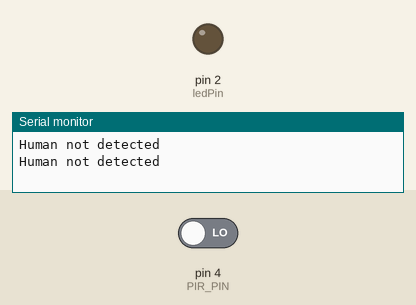
This sketch was run on a simulated Arduino Uno, built with avr-gcc and run on an emulated ATmega328P. Shown: output pins drawn as LEDs (lit = HIGH), the last lines printed to the serial monitor. The test bench sets the inputs (shaded band); at power-on: pin 4 (PIR_PIN) LOW.

Above: at 2.7 s.
2.8 s: pin 4 (PIR_PIN) driven HIGH
At 5.9 s:
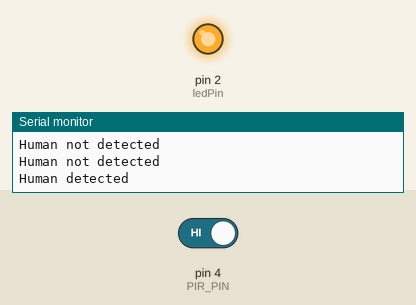
6.2 s: pin 4 (PIR_PIN) driven LOW
At 8.5 s:
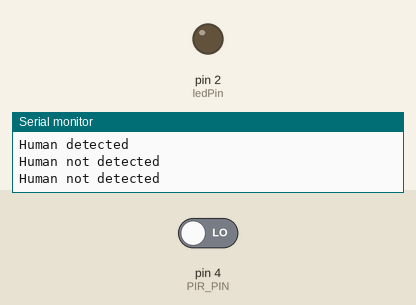
Timing chart, 0 to 10.0 s (numbered marks = the images above; inputs shaded):
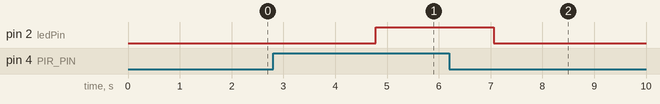

The sketch:

IntegrationTest_One.ino
```cpp
#define PIR_PIN 4
const int ledPin = 2;

bool pir;

void setup()
{
    Serial.begin(9600);
    delay(1500);
    pinMode(PIR_PIN, INPUT);
    pinMode(ledPin, OUTPUT);
}

void loop()
{
    pir_sensor_getdata();
}

void pir_sensor_getdata()
{
    pir = digitalRead(PIR_PIN);
    if (pir == HIGH)
    {
        Serial.println("Human detected");
        for (int brightness = 0; brightness <= 255; brightness++)
        {
            analogWrite(ledPin, brightness);
            delay(10);
        }

        delay(1000);
    }
    else
    {
        Serial.println("Human not detected");
        analogWrite(ledPin, 0);
        delay(1000);
    }
}
```

Measured:
- after the input at 2.8 s, pin 2 (ledPin): LOW → HIGH after 2.0 s
- after the input at 6.2 s, pin 2 (ledPin): goes on until 7.1 s, then stays LOW
